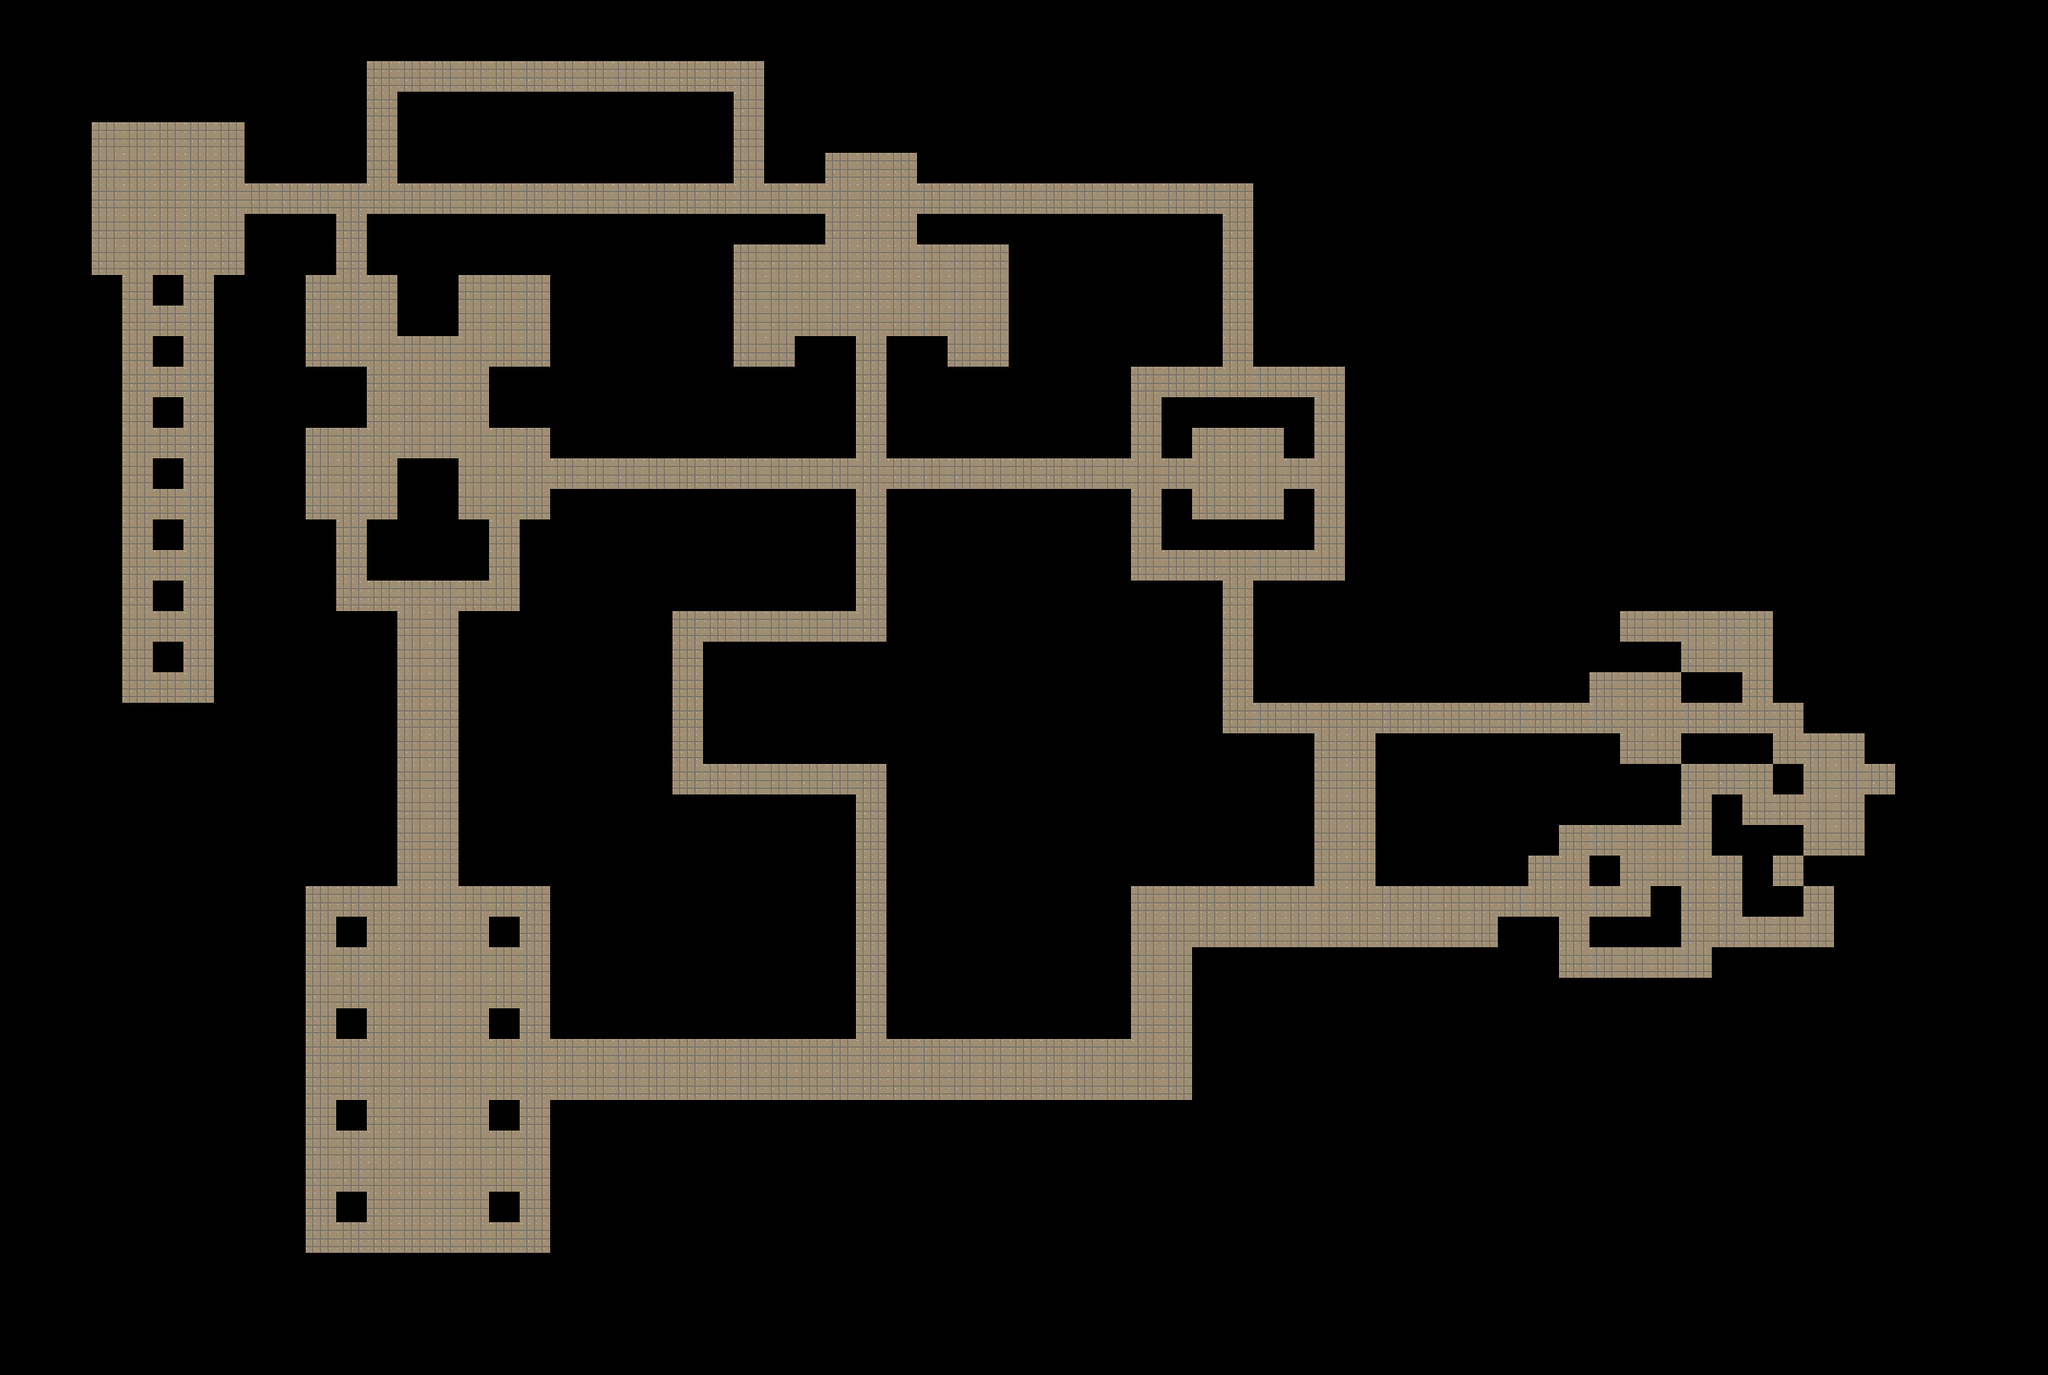

Tiled map render using the project's own tile images. Description and the map definition, with tile-layer contents summarised, below:
An orthogonal 67x45 tile map with 32x32 px tiles, 1 tile layer (Floor), 2 tilesets and 95 objects.

<map version="1.0" orientation="orthogonal" renderorder="right-down" width="67" height="45" tilewidth="32" tileheight="32" nextobjectid="120">
 <tileset firstgid="1" name="Dungeon" tilewidth="32" tileheight="32" tilecount="64">
  <image source="TileSet2D.png" width="256" height="256" />
  <tile id="1">
   <properties>
    <property name="floor" value="" />
   </properties>
  </tile>
 </tileset>
 <tileset firstgid="65" name="Objects" tilewidth="32" tileheight="32" tilecount="4">
  <image source="Objects.png" width="128" height="32" />
  <tile id="0">
   <properties>
    <property name="Player" value="" />
   </properties>
  </tile>
  <tile id="1">
   <properties>
    <property name="FloatingEye" value="" />
   </properties>
  </tile>
  <tile id="2">
   <properties>
    <property name="FirePit" value="" />
   </properties>
  </tile>
  <tile id="3">
   <properties>
    <property name="Plant" value="" />
   </properties>
  </tile>
 </tileset>
 <layer name="Floor" width="67" height="45">
  <data>[3015 cells, 3015 non-empty, 2 distinct tile ids]</data>
 </layer>
 <objectgroup color="#77e7ff" name="Objects">
  <object id="4" gid="65" x="160" y="224" width="32" height="32" />
  <object id="5" gid="67" x="320" y="320" width="32" height="32" />
  <object id="6" gid="67" x="544" y="320" width="32" height="32" />
  <object id="7" gid="67" x="320" y="544" width="32" height="32" />
  <object id="8" gid="67" x="544" y="544" width="32" height="32" />
  <object id="14" gid="67" x="224" y="256" width="32" height="32" />
  <object id="15" gid="67" x="224" y="192" width="32" height="32" />
  <object id="16" gid="67" x="864" y="352" width="32" height="32" />
  <object id="17" gid="67" x="928" y="352" width="32" height="32" />
  <object id="18" gid="67" x="1024" y="288" width="32" height="32" />
  <object id="19" gid="67" x="768" y="288" width="32" height="32" />
  <object id="20" gid="67" x="864" y="192" width="32" height="32" />
  <object id="21" gid="67" x="928" y="192" width="32" height="32" />
  <object id="22" gid="67" x="1280" y="512" width="32" height="32" />
  <object id="23" gid="67" x="384" y="992" width="32" height="32" />
  <object id="24" gid="67" x="480" y="992" width="32" height="32" />
  <object id="25" gid="67" x="384" y="1088" width="32" height="32" />
  <object id="26" gid="67" x="480" y="1088" width="32" height="32" />
  <object id="27" gid="67" x="384" y="1184" width="32" height="32" />
  <object id="28" gid="67" x="480" y="1184" width="32" height="32" />
  <object id="29" gid="67" x="384" y="1280" width="32" height="32" />
  <object id="30" gid="67" x="480" y="1280" width="32" height="32" />
  <object id="31" gid="66" x="320" y="1184" width="32" height="32" />
  <object id="32" gid="66" x="416" y="416" width="32" height="32" />
  <object id="33" gid="66" x="448" y="448" width="32" height="32" />
  <object id="34" gid="66" x="896" y="288" width="32" height="32" />
  <object id="35" gid="66" x="800" y="384" width="32" height="32" />
  <object id="36" gid="66" x="992" y="384" width="32" height="32" />
  <object id="37" gid="66" x="896" y="512" width="32" height="32" />
  <object id="38" gid="68" x="96" y="192" width="32" height="32" />
  <object id="39" gid="68" x="96" y="160" width="32" height="32" />
  <object id="40" gid="68" x="128" y="160" width="32" height="32" />
  <object id="41" gid="68" x="96" y="288" width="32" height="32" />
  <object id="42" gid="68" x="128" y="288" width="32" height="32" />
  <object id="43" gid="68" x="96" y="256" width="32" height="32" />
  <object id="44" gid="68" x="160" y="288" width="32" height="32" />
  <object id="45" gid="68" x="1664" y="1024" width="32" height="32" />
  <object id="46" gid="68" x="1760" y="1024" width="32" height="32" />
  <object id="47" gid="68" x="1792" y="992" width="32" height="32" />
  <object id="48" gid="68" x="1760" y="992" width="32" height="32" />
  <object id="49" gid="68" x="1792" y="960" width="32" height="32" />
  <object id="50" gid="68" x="1760" y="960" width="32" height="32" />
  <object id="51" gid="68" x="1792" y="928" width="32" height="32" />
  <object id="52" gid="68" x="1760" y="928" width="32" height="32" />
  <object id="53" gid="68" x="1728" y="928" width="32" height="32" />
  <object id="55" gid="68" x="1760" y="896" width="32" height="32" />
  <object id="56" gid="68" x="1728" y="1024" width="32" height="32" />
  <object id="57" gid="68" x="1824" y="864" width="32" height="32" />
  <object id="58" gid="68" x="1952" y="832" width="32" height="32" />
  <object id="59" gid="67" x="1600" y="928" width="32" height="32" />
  <object id="60" gid="67" x="1824" y="672" width="32" height="32" />
  <object id="61" gid="66" x="1888" y="960" width="32" height="32" />
  <object id="62" gid="66" x="1888" y="992" width="32" height="32" />
  <object id="63" gid="66" x="1664" y="960" width="32" height="32" />
  <object id="64" gid="66" x="1888" y="864" width="32" height="32" />
  <object id="65" gid="66" x="1728" y="736" width="32" height="32" />
  <object id="69" gid="67" x="1536" y="992" width="32" height="32" />
  <object id="70" gid="67" x="1184" y="960" width="32" height="32" />
  <object id="71" gid="67" x="1216" y="1152" width="32" height="32" />
  <object id="72" gid="67" x="1664" y="736" width="32" height="32" />
  <object id="73" gid="67" x="1920" y="896" width="32" height="32" />
  <object id="74" gid="68" x="1920" y="832" width="32" height="32" />
  <object id="75" gid="68" x="1920" y="800" width="32" height="32" />
  <object id="78" gid="68" x="1696" y="800" width="32" height="32" />
  <object id="79" gid="68" x="544" y="224" width="32" height="32" />
  <object id="80" gid="68" x="608" y="224" width="32" height="32" />
  <object id="81" gid="68" x="640" y="224" width="32" height="32" />
  <object id="82" gid="68" x="1024" y="512" width="32" height="32" />
  <object id="83" gid="68" x="704" y="768" width="32" height="32" />
  <object id="84" gid="68" x="704" y="736" width="32" height="32" />
  <object id="85" gid="68" x="704" y="704" width="32" height="32" />
  <object id="86" gid="68" x="704" y="672" width="32" height="32" />
  <object id="87" gid="68" x="704" y="832" width="32" height="32" />
  <object id="88" gid="68" x="800" y="832" width="32" height="32" />
  <object id="89" gid="68" x="768" y="832" width="32" height="32" />
  <object id="90" gid="68" x="864" y="672" width="32" height="32" />
  <object id="91" gid="67" x="928" y="1120" width="32" height="32" />
  <object id="92" gid="67" x="864" y="1120" width="32" height="32" />
  <object id="95" gid="66" x="1088" y="1152" width="32" height="32" />
  <object id="96" gid="66" x="1024" y="1120" width="32" height="32" />
  <object id="97" gid="66" x="1120" y="1120" width="32" height="32" />
  <object id="100" gid="66" x="1376" y="928" width="32" height="32" />
  <object id="102" gid="66" x="1408" y="928" width="32" height="32" />
  <object id="103" gid="66" x="192" y="164" width="32" height="32" />
  <object id="106" gid="66" x="202" y="266" width="32" height="32" />
  <object id="109" gid="66" x="125" y="172" width="32" height="32" />
  <object id="111" gid="66" x="137" y="203" width="32" height="32" />
  <object id="112" gid="66" x="102" y="229" width="32" height="32" />
  <object id="113" gid="67" x="229" y="294" width="32" height="32" />
  <object id="114" gid="67" x="159" y="351" width="32" height="32" />
  <object id="115" gid="67" x="160" y="416" width="32" height="32" />
  <object id="116" gid="67" x="160" y="480" width="32" height="32" />
  <object id="117" gid="67" x="160" y="544" width="32" height="32" />
  <object id="118" gid="67" x="160" y="608" width="32" height="32" />
  <object id="119" gid="67" x="160" y="672" width="32" height="32" />
 </objectgroup>
</map>